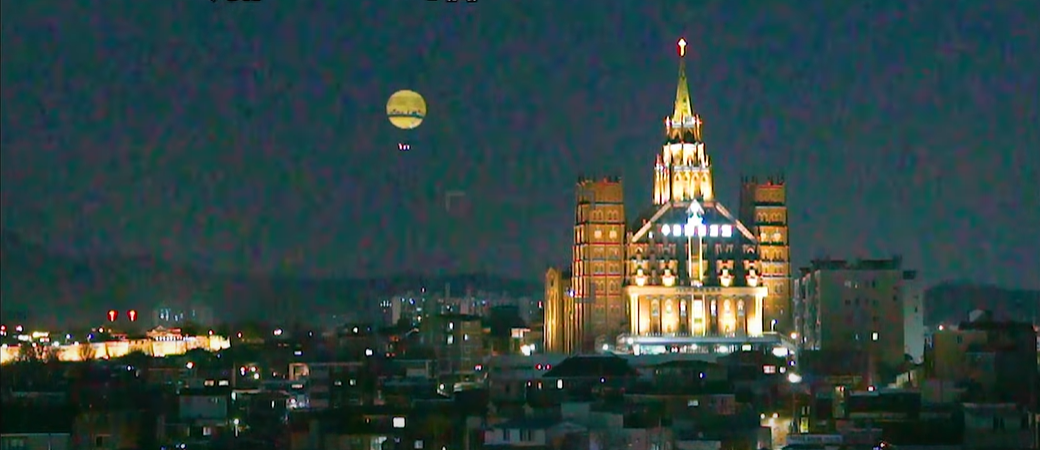
#> input picture mission/01.png, 1040 x 450 px
$ python mission1.py
#> lines starting #> are read from the running program, lines starting #| are printed output that depends on the picture
import cv2
import numpy as np

# 이미지 로드
image = cv2.imread('mission/01.png')
#> image is the input picture: shape (450, 1040, 3); mean B, G, R 65.5, 66.9, 47.1

# 노이즈 제거 (Gaussian Blur)
denoised = cv2.GaussianBlur(image, (5, 5), 0)

# 샤프닝 필터 생성
sharpening_kernel = np.array([[-1, -1, -1],
                              [-1,  9, -1],
                              [-1, -1, -1]])

# 샤프닝 적용
sharpened = cv2.filter2D(denoised, -5, sharpening_kernel)
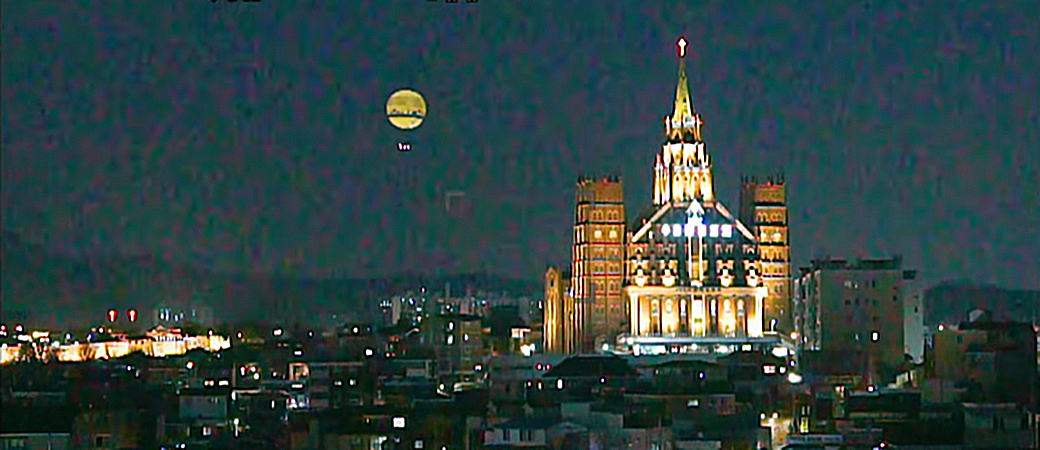
#> sharpened: shape (450, 1040, 3); mean B, G, R 65.7, 66.7, 46.8

# 밝기 조정 (알파는 대비, 베타는 밝기)
alpha = 5.0  # 대비 조절
beta = -500 # 밝기 조절 (값을 낮추면 어두워짐)
adjusted = cv2.convertScaleAbs(sharpened, alpha=alpha, beta=beta)
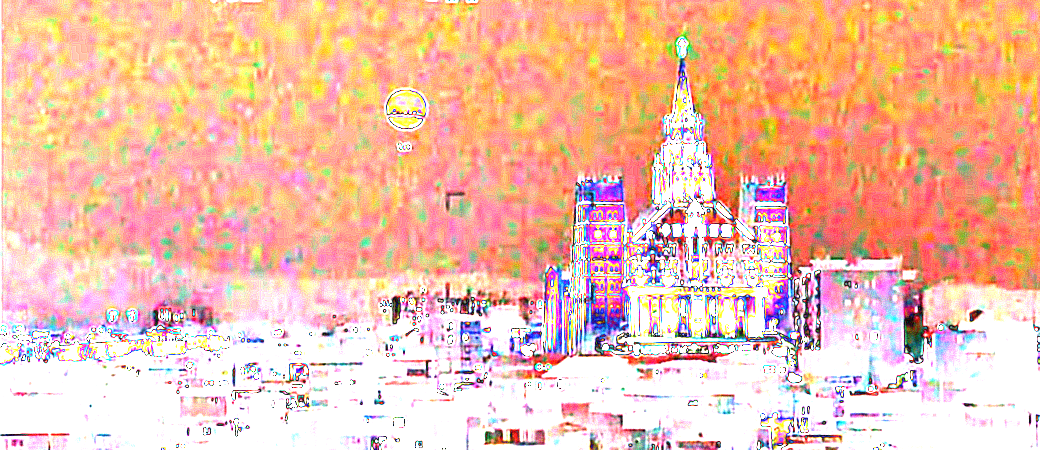
#> adjusted: shape (450, 1040, 3); mean B, G, R 171.1, 191, 240.8

# 처리된 이미지 저장
cv2.imwrite('mission_001.jpg', sharpened)

$ run again, with mission/03.png copied over mission/01.png
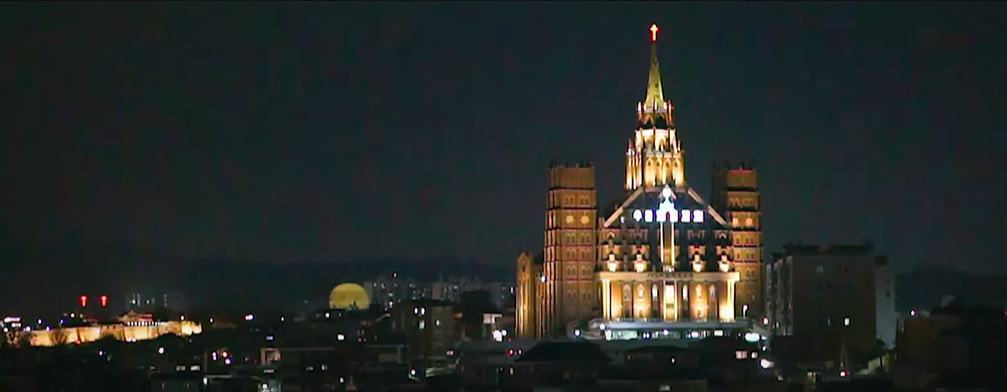
#> input picture mission/03.png, 1007 x 392 px
#> image is the input picture: shape (392, 1007, 3); mean B, G, R 39.9, 42.2, 38.1
#> `sharpened = cv2.filter2D(denoised, -5, sharpening_kernel)`:
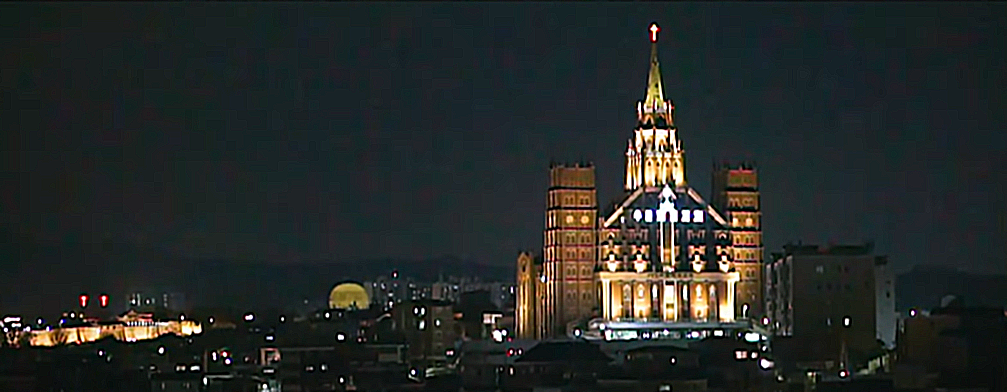
#> sharpened: shape (392, 1007, 3); mean B, G, R 40.1, 42.2, 37.8
#> `adjusted = cv2.convertScaleAbs(sharpened, alpha=alpha, beta=beta)`:
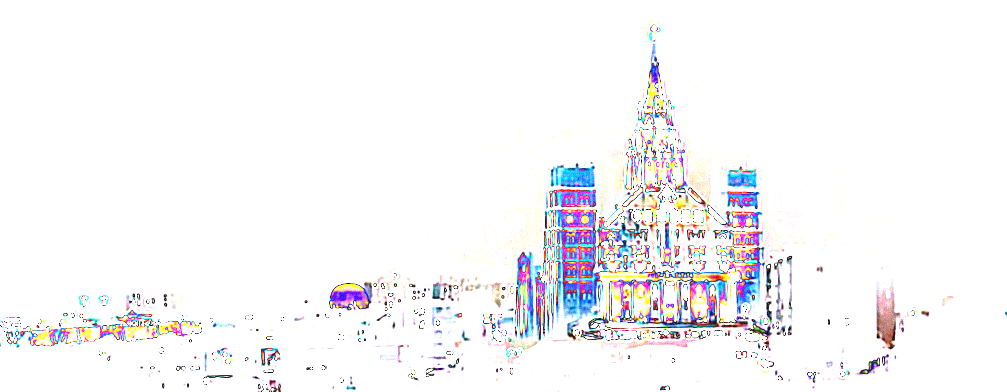
#> adjusted: shape (392, 1007, 3); mean B, G, R 247.8, 245.9, 246.8

$ run again, with mission/05.png copied over mission/01.png
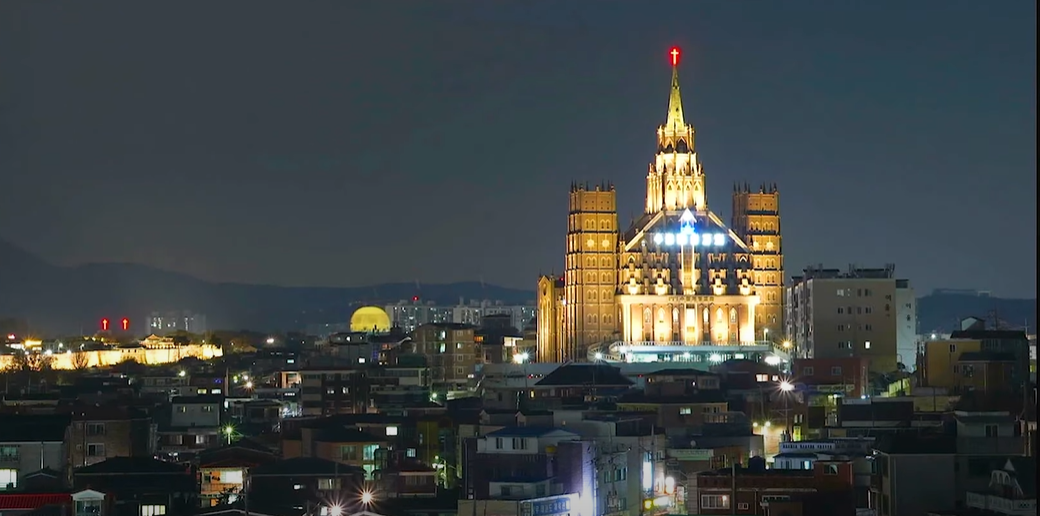
#> input picture mission/05.png, 1040 x 516 px
#> image is the input picture: shape (516, 1040, 3); mean B, G, R 68.7, 68.3, 62.5
#> `sharpened = cv2.filter2D(denoised, -5, sharpening_kernel)`:
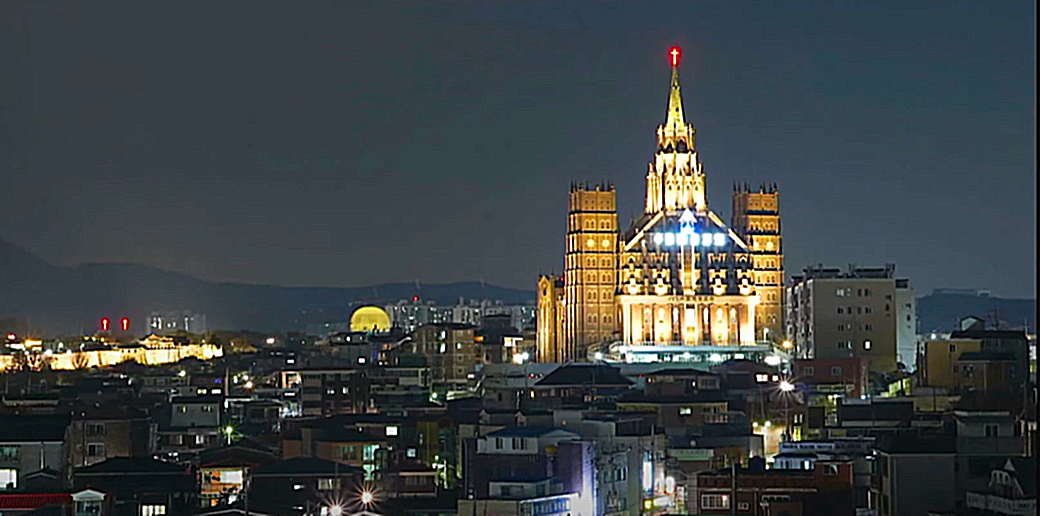
#> sharpened: shape (516, 1040, 3); mean B, G, R 68.9, 68.1, 62.2
#> `adjusted = cv2.convertScaleAbs(sharpened, alpha=alpha, beta=beta)`:
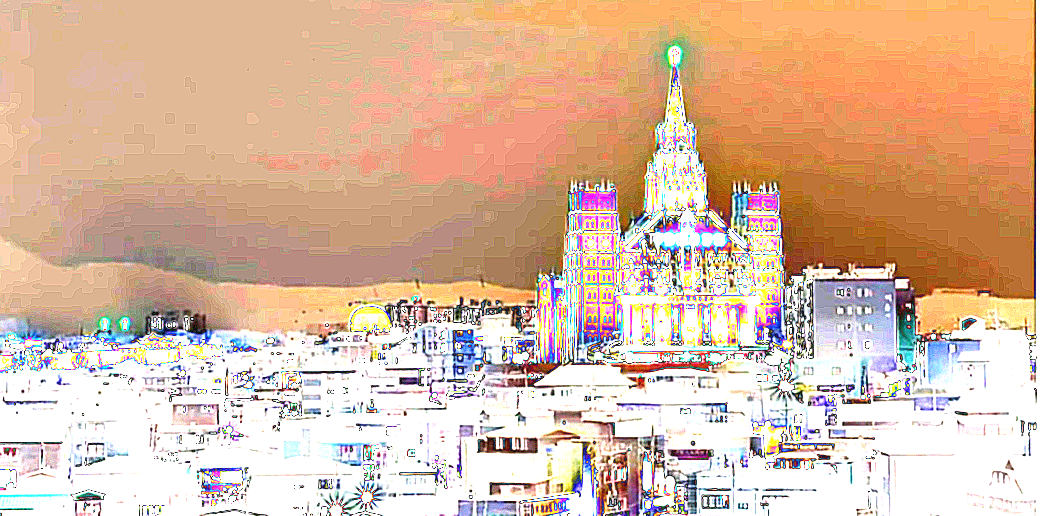
#> adjusted: shape (516, 1040, 3); mean B, G, R 162.9, 186.2, 219.5
